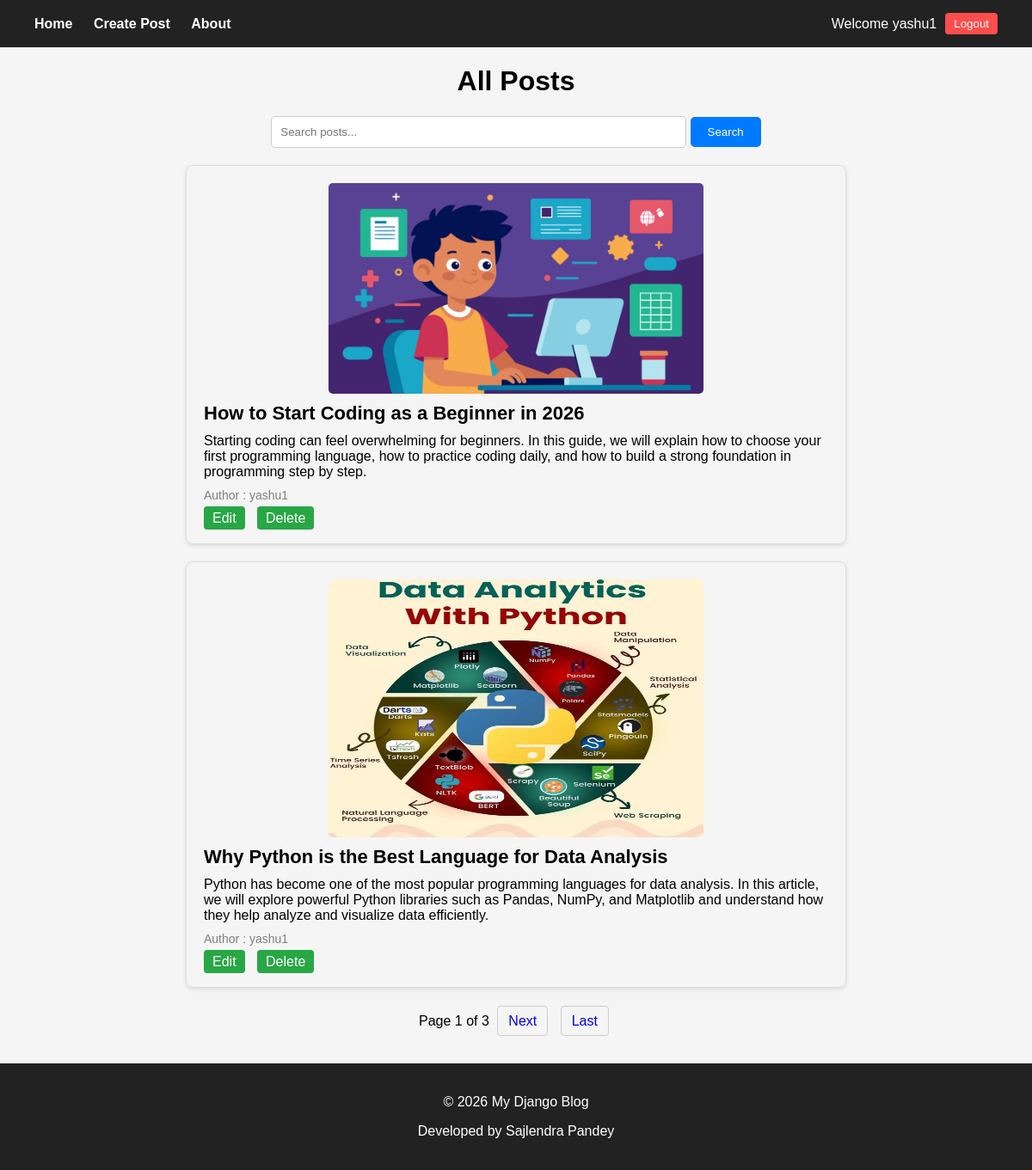
Screenshot of / (signed in) with the database file from the repository.
### home/models.py (models this page shows, shortened)
class Post(models.Model):
    Title=models.CharField(max_length=50)
    Description=models.TextField()
    Image=models.ImageField(upload_to='posts/',null=True, blank=True,max_length=255)
    Created_at=models.DateField(auto_now_add=True)
    user=models.ForeignKey(User,on_delete=models.CASCADE,null=True)

### home/views.py (the view)
# urls.py: path('', views.home_page,name='index'),
@login_required
def home_page(request):
    posts = Post.objects.all().order_by('-id')
    paginator=Paginator(posts,2)
    page_number=request.GET.get('page')
    page_obj=paginator.get_page(page_number)
    return render(request, "index.html", {"page_obj": page_obj})

### home/templates/index.html (shortened to what this page needs)
{% extends 'base.html' %}
{% block content %}
<div class="container">
<h1 style="text-align:center;">All Posts</h1>
<div class="search-box">
<form method="GET" action="{% url 'search' %}">
<input type="text" name="query" placeholder="Search posts...">
<button type="submit">Search</button>
</form>
</div>
{% for post in page_obj %}
<div class="post-card">
{% if post.Image %}
<img src="{{ post.Image.url }}" alt="post image">
{% endif %}
<div class="post-title">
{{ post.Title }}
</div>
<div class="post-desc">
{{ post.Description }}
</div>
<div class="author">
Author : {{ post.user.username }}
</div>
{% if request.user == post.user %}
<div class="actions" style="margin-top:10px;">
<a href="{% url 'update_post' post.id %}">Edit</a>
<a href="{% url 'delete_post' post.id %}" class="delete-btn">Delete</a>
</div>
{% endif %}
</div>
{% endfor %}
<div class="pagination">
<span>
Page {{ page_obj.number }} of {{ page_obj.paginator.num_pages }}
</span>
{% if page_obj.has_next %}
<a href="?page={{ page_obj.next_page_number }}">Next</a>
<a href="?page={{ page_obj.paginator.num_pages }}">Last</a>
{% endif %}
</div>
</div>
{% endblock %}

### home/templates/base.html (shortened to what this page needs)
{% load static %}
<!DOCTYPE html>
<html>
<head>
</head>
<body>
<div class="navbar">
<div class="nav-left">
<a href="{% url 'index' %}">Home</a>
<a href="{% url 'create_post' %}">Create Post</a>
<a href="{% url 'about' %}">About</a>
</div>
<div class="nav-right">
{% if user.is_authenticated %}
<span>Welcome {{ user.username }}</span>
<form action="{% url 'logout' %}" method="POST" style="display:inline;">
<button class="logout-btn" type="submit">Logout</button>
</form>
{% else %}
<a href="{% url 'login' %}">Login</a>
<a href="{% url 'register' %}">Register</a>
{% endif %}
</div>
</div>
<div class="container">
{% block content %}
{% endblock %}
</div>
<div class="footer">
<p>© 2026 My Django Blog</p>
<p>Developed by Sajlendra Pandey</p>
</div>
</body>
</html>

### home/templates/base.html (style rules this page uses)
body { font-family: Arial, sans-serif; margin:0; background:#f5f5f5; }
.navbar { background:#222; color:white; padding:15px 40px; display:flex; justify-content:space-between; align-items:center; }
.nav-left a { color:white; margin-right:20px; text-decoration:none; font-weight:bold; }
.nav-right { display:flex; align-items:center; }
.logout-btn { background:#ff4d4d; border:none; color:white; padding:5px 10px; border-radius:4px; cursor:pointer; margin-left:10px; }
.container { width:80%; margin:auto; margin-top:30px; }
.footer { margin-top:40px; padding:20px; text-align:center; background:#222; color:white; }

### home/templates/index.html (style rules this page uses)
.container { width:80%; margin:auto; }
.search-box { margin:20px 0; text-align:center; }
.search-box input { width:60%; padding:10px; border:1px solid #ccc; border-radius:5px; }
.search-box button { padding:10px 20px; background:#007bff; color:white; border:none; border-radius:5px; cursor:pointer; }
.post-card { border:1px solid #ddd; border-radius:8px; padding:20px; margin-bottom:20px; box-shadow:0 2px 5px rgba(0,0,0,0.1); }
.post-card img { width:60%; height:auto; max-height:300px; display:block; margin:auto; border-radius:5px; }
.post-title { font-size:22px; font-weight:bold; margin-top:10px; }
.post-desc { margin:10px 0; }
.author { color:gray; font-size:14px; }
.actions a { margin-right:10px; text-decoration:none; color:white; background:#28a745; padding:5px 10px; border-radius:4px; }
.delete-btn { background:#dc3545; }
.pagination { text-align:center; margin-top:30px; }
.pagination a { padding:8px 12px; border:1px solid #ccc; margin:5px; text-decoration:none; border-radius:4px; }

### rows the page displays
Post: Image (picture), Title "How to Start Coding as a Beginner in 2026", Description "Starting coding can feel overwhelming for beginners. In this guide, we will explain how to choose your first programming language, how to practice coding daily, and how to build a strong foundation in programming step by step.", user.username "yashu1", shows "Edit"
Post: Image (picture), Title "Why Python is the Best Language for Data Analysis", Description "Python has become one of the most popular programming languages for data analysis. In this article, we will explore powerful Python libraries such as Pandas, NumPy, and Matplotlib and understand how they help analyze and visualize data efficiently.", user.username "yashu1", shows "Edit"

### other values shown
{{ user.username }} "yashu1"
{{ page_obj.number }} "1"
{{ page_obj.paginator.num_pages }} "3"
